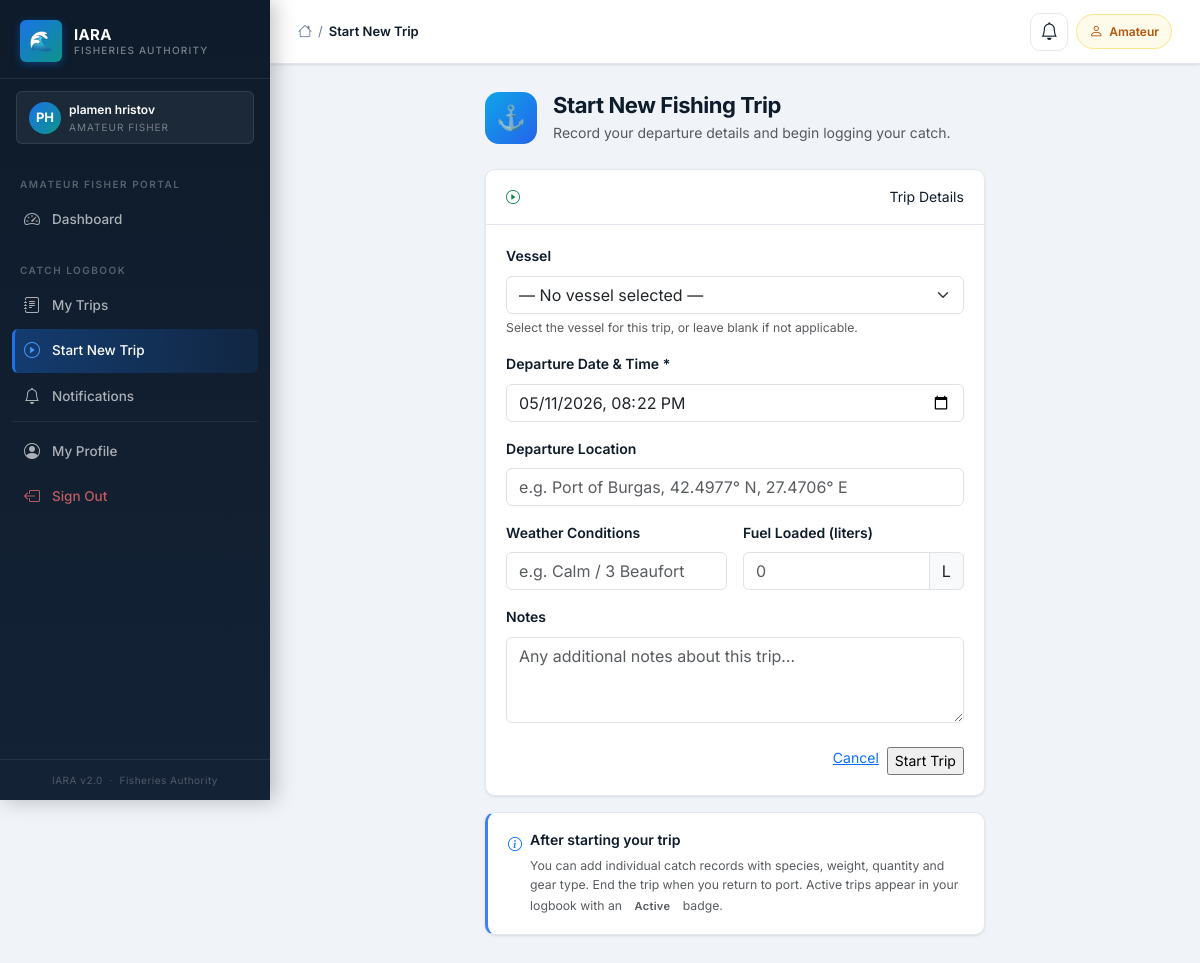
Screenshot of /trips/start (signed in) with the database file from the repository.
### iara_app/models.py (models this page shows, shortened)
class User(UserMixin, db.Model):
    __tablename__ = "users"
    id = db.Column(db.Integer, primary_key=True)
    first_name = db.Column(db.String(50), nullable=False)
    last_name = db.Column(db.String(50), nullable=False)
    email = db.Column(db.String(120), unique=True, nullable=False)
    phone = db.Column(db.String(20), nullable=False)
    role = db.Column(db.String(50), nullable=False)
    password_hash = db.Column(db.String(128), nullable=False)
    vessel_registration = db.Column(db.String(50))
    fishing_permit_number = db.Column(db.String(50))
    inspector_id = db.Column(db.Integer, db.ForeignKey("users.id"), nullable=True)
    id_number = db.Column(db.String(50))
    age_category = db.Column(db.String(20))
    created_at = db.Column(db.DateTime, default=datetime.utcnow)
    is_active = db.Column(db.Boolean, default=True)
    reset_token       = db.Column(db.String(100), nullable=True)
    reset_token_expiry = db.Column(db.DateTime, nullable=True)
    failed_logins   = db.Column(db.Integer, default=0)
    locked_until    = db.Column(db.DateTime, nullable=True)
    inspections = db.relationship("Inspection", foreign_keys="Inspection.inspector_id", backref="inspector", lazy=True)
    scheduled_inspections = db.relationship("ScheduledInspection", foreign_keys="ScheduledInspection.inspector_id", backref="assigned_inspector", lazy=True)
    created_scheduled_inspections = db.relationship("ScheduledInspection", foreign_keys="ScheduledInspection.created_by_id", backref="created_by_user", lazy=True)
    audit_logs = db.relationship("AuditLog", foreign_keys="AuditLog.user_id", backref="user", lazy=True)
    alerts = db.relationship("Alert", foreign_keys="Alert.user_id", backref="recipient", lazy=True)

### iara_app/routes/trips.py (the view, shortened to what this page needs)
@bp.route("/start", methods=["GET", "POST"])
@login_required
def start_trip():
    _require_roles(*FISHER_ROLES)
    active = FishingTrip.query.filter_by(
        fisherman_id=current_user.id, status=TripStatus.ACTIVE.value
    ).first()
    if active:
        flash("You already have an active trip. Please end it before starting a new one.", "warning")
        return redirect(url_for("trips.trip_detail", trip_id=active.id))
    form = StartTripForm()
    form.set_vessel_choices(current_user)
    if request.method == "GET":
        form.start_datetime.data = datetime.now().replace(second=0, microsecond=0)
    return render_template("trips/start_trip.html", title="Start New Trip", form=form)

### iara_app/forms.py (called while the page is built)
    def set_vessel_choices(self, user):
        from .models import Vessel
        vessels = Vessel.query.order_by(Vessel.name_bg).all()
        choices = [(0, "— No vessel selected —")]
        choices += [(v.id, f"{v.international_number} — {v.name_bg or v.call_sign}") for v in vessels]
        self.vessel_id.choices = choices
        if user.vessel_registration and not self.vessel_id.data:
            linked = Vessel.query.filter_by(
                international_number=user.vessel_registration
            ).first()
            if linked:
                self.vessel_id.data = linked.id

### iara_app/routes/trips.py (called while the page is built)
def _require_roles(*roles):
    if current_user.role not in roles:
        abort(403)

### iara_app/templates/trips/start_trip.html (shortened to what this page needs)
{% extends "layout/base.html" %}
{% block content %}
<div class="row justify-content-center">
  <div class="col-lg-7">
    <div class="d-flex align-items-center gap-3 mb-4">
      <div style="width:52px;height:52px;border-radius:14px;background:linear-gradient(135deg,#0ea5e9,#2563eb);
                  display:flex;align-items:center;justify-content:center;font-size:24px;flex-shrink:0;">
        ⚓
      </div>
      <div>
        <h1 class="page-title mb-0">Start New Fishing Trip</h1>
        <p class="text-muted mb-0 mt-1">Record your departure details and begin logging your catch.</p>
      </div>
    </div>
    <div class="iara-card">
      <div class="iara-card-header">
        <i class="bi bi-play-circle me-2 text-success"></i>Trip Details
      </div>
      <div class="iara-card-body">
        <form method="POST" action="{{ url_for('trips.start_trip') }}">
          <div class="mb-3">
            {{ form.vessel_id.label(class="form-label fw-semibold") }}
            {{ form.vessel_id(class="form-select" + (" is-invalid" if form.vessel_id.errors else ""), id="vessel_id") }}
            <div class="form-text">Select the vessel for this trip, or leave blank if not applicable.</div>
          </div>
          <div class="mb-3">
            {{ form.start_datetime.label(class="form-label fw-semibold") }}
            {{ form.start_datetime(class="form-control" + (" is-invalid" if form.start_datetime.errors else ""), id="start_datetime") }}
          </div>
          <div class="mb-3">
            {{ form.location.label(class="form-label fw-semibold") }}
            {{ form.location(class="form-control" + (" is-invalid" if form.location.errors else ""),
               placeholder="e.g. Port of Burgas, 42.4977° N, 27.4706° E", id="location") }}
          </div>
          <div class="row g-3 mb-3">
            <div class="col-md-6">
              {{ form.weather.label(class="form-label fw-semibold") }}
              {{ form.weather(class="form-control" + (" is-invalid" if form.weather.errors else ""),
                 placeholder="e.g. Calm / 3 Beaufort", id="weather") }}
            </div>
            <div class="col-md-6">
              {{ form.fuel_liters.label(class="form-label fw-semibold") }}
              <div class="input-group">
                {{ form.fuel_liters(class="form-control" + (" is-invalid" if form.fuel_liters.errors else ""),
                   placeholder="0", id="fuel_liters") }}
                <span class="input-group-text">L</span>
              </div>
            </div>
          </div>
          <div class="mb-4">
            {{ form.notes.label(class="form-label fw-semibold") }}
            {{ form.notes(class="form-control" + (" is-invalid" if form.notes.errors else ""),
               rows=3, placeholder="Any additional notes about this trip…", id="notes") }}
          </div>
          <div class="d-flex gap-2 justify-content-end">
            <a href="{{ url_for('trips.trips_list') }}" class="iara-btn iara-btn-outline">Cancel</a>
            {{ form.submit(class="iara-btn iara-btn-primary") }}
          </div>
        </form>
      </div>
    </div>
    <div class="iara-card mt-3" style="border-left:3px solid #3b82f6;">
      <div class="iara-card-body py-3">
        <div class="d-flex gap-2">
          <i class="bi bi-info-circle text-primary mt-1"></i>
          <div>
            <p class="mb-1 fw-semibold">After starting your trip</p>
            <p class="mb-0 text-muted small">
              You can add individual catch records with species, weight, quantity and gear type.
              End the trip when you return to port. Active trips appear in your logbook with an
              <span class="iara-badge iara-badge-success">Active</span> badge.
            </p>
          </div>
        </div>
      </div>
    </div>
  </div>
</div>
{% endblock %}

### iara_app/templates/layout/base.html (shortened to what this page needs)
<!DOCTYPE html>
<html lang="en">
<head>
  <link href="https://cdn.jsdelivr.net/npm/bootstrap@5.3.2/dist/css/bootstrap.min.css" rel="stylesheet">
  <link rel="stylesheet" href="https://cdn.jsdelivr.net/npm/bootstrap-icons@1.11.3/font/bootstrap-icons.min.css">
  <link rel="stylesheet" href="{{ url_for('static', filename='css/iara_theme.css') }}">
</head>
<body>
  {% if current_user.is_authenticated %}
  <aside class="iara-sidebar">
    <a class="sidebar-brand" href="#">
      <div class="sidebar-brand-icon">🌊</div>
      <div class="sidebar-brand-text">
        <div class="sidebar-brand-name">IARA</div>
        <div class="sidebar-brand-sub">Fisheries Authority</div>
      </div>
    </a>
    <div class="sidebar-role-banner">
      <div class="sidebar-role-avatar">
        {{ current_user.first_name[0]|upper }}{{ current_user.last_name[0]|upper }}
      </div>
      <div>
        <div class="sidebar-role-name">{{ current_user.first_name }} {{ current_user.last_name }}</div>
        <div class="sidebar-role-label">
          {% if current_user.role == "administrator" %}Administrator
          {% elif current_user.role == "inspector" %}Inspector
          {% elif current_user.role == "fisherman" %}Fisherman
          {% else %}Amateur Fisher{% endif %}
        </div>
      </div>
    </div>
    <nav class="sidebar-nav">
      {% if current_user.role == "amateur" %}
      <div class="sidebar-section-label">Amateur Fisher Portal</div>
      <a href="{{ url_for('fisherman.amateur_dashboard') }}"
        class="sidebar-link {% if request.endpoint == 'fisherman.amateur_dashboard' %}active{% endif %}">
        <i class="bi bi-speedometer2"></i> Dashboard
      </a>
      <div class="sidebar-section-label" style="margin-top:8px;">Catch Logbook</div>
      <a href="{{ url_for('trips.trips_list') }}"
        class="sidebar-link {% if request.endpoint in ['trips.trips_list','trips.trip_detail','trips.end_trip','trips.add_catch'] %}active{% endif %}">
        <i class="bi bi-journal-text"></i> My Trips
      </a>
      <a href="{{ url_for('trips.start_trip') }}"
        class="sidebar-link {% if request.endpoint == 'trips.start_trip' %}active{% endif %}">
        <i class="bi bi-play-circle"></i> Start New Trip
      </a>
      <a href="{{ url_for('alerts.notification_center') }}"
        class="sidebar-link {% if 'alerts' in request.endpoint %}active{% endif %}">
        <i class="bi bi-bell"></i> Notifications
      </a>
      {% endif %}
      <div class="sidebar-divider" style="margin-top:auto;"></div>
      <a href="{{ url_for('auth.profile') }}"
        class="sidebar-link {% if request.endpoint == 'auth.profile' %}active{% endif %}">
        <i class="bi bi-person-circle"></i> My Profile
      </a>
      <a href="{{ url_for('auth.logout') }}" class="sidebar-link danger">
        <i class="bi bi-box-arrow-left"></i> Sign Out
      </a>
    </nav>
    <div class="sidebar-footer">
      IARA v2.0 &nbsp;·&nbsp; Fisheries Authority
    </div>
  </aside>
  {% endif %}
  <div class="iara-main" {% if not current_user.is_authenticated %}style="margin-left:0;" {% endif %}>
    <header class="iara-topbar">
      <div class="topbar-breadcrumb">
        <i class="bi bi-house" style="color:var(--text-secondary);font-size:14px;"></i>
        <span class="bc-sep">/</span>
        <span class="bc-current">{{ title if title else "Dashboard" }}</span>
      </div>
      <div class="topbar-actions">
        {% if current_user.is_authenticated %}
        <a href="{{ url_for('alerts.notification_center') }}"
           id="notif-bell-btn"
           style="position:relative;display:inline-flex;align-items:center;justify-content:center;width:38px;height:38px;background:var(--surface-card);border:1px solid var(--border-color);border-radius:10px;text-decoration:none;color:var(--text-primary);transition:background .15s;"
           title="Notifications">
          <i class="bi bi-bell" style="font-size:1.1rem;"></i>
        </a>
        {% if current_user.role == "administrator" %}
        <span class="topbar-badge">
          <i class="bi bi-shield-check"></i> Administrator
        </span>
        {% elif current_user.role == "inspector" %}
        <span class="topbar-badge" style="background:#eff6ff;border-color:#bfdbfe;color:#1d4ed8;">
          <i class="bi bi-clipboard2-check"></i> Inspector
        </span>
        {% elif current_user.role == "fisherman" %}
        <span class="topbar-badge" style="background:#f0fdf4;border-color:#bbf7d0;color:#15803d;">
          <i class="bi bi-water"></i> Fisherman
        </span>
        {% else %}
        <span class="topbar-badge" style="background:#fffbeb;border-color:#fde68a;color:#b45309;">
          <i class="bi bi-person"></i> Amateur
        </span>
        {% endif %}
        {% endif %}
      </div>
    </header>
    <main class="iara-content">
      {% block content %}{% endblock %}
    </main>
  </div>
</body>
</html>

### rows the page displays
User: first_name "P", last_name "H", first_name "plamen", last_name "hristov"

### other values shown
{{ title if title else "Dashboard" }} "Start New Trip"
